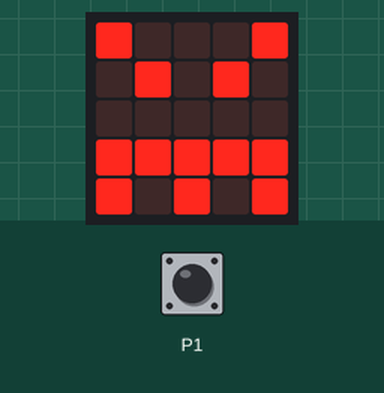
A program run on a simulated BBC micro:bit (MakeCode). On the bench: the board's 5×5 LED display. The inputs (shaded band) are chosen by the test bench; at power-on: P1 LOW.

Above: at 0.7 s.
At 1.8 s:
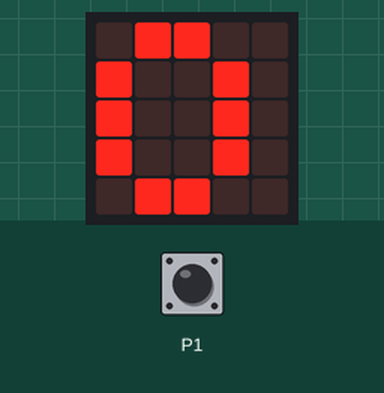
1.9 s: P1 pulled HIGH for 1.65 s
At 2.4 s:
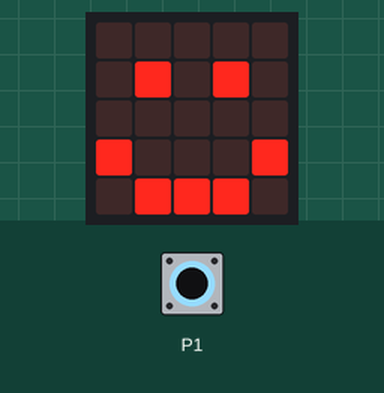
Timing chart, 0 to 4.9 s (numbered marks = the images above; inputs shaded):
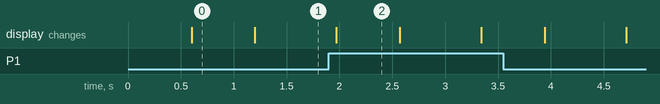

Measured:
- after the input at 1.9 s, the display: changes after 0.07 s (image 2)
- what the display in image 0 shows lasts 0.6 s, from 0.6 s to 1.2 s

The program:

main.ts
```typescript
let fire = 0
basic.showIcon(IconNames.Happy)
basic.forever(function () {
    fire = pins.digitalReadPin(DigitalPin.P1)
    if (fire == 0) {
        basic.showIcon(IconNames.Angry)
    } else {
        basic.showIcon(IconNames.Happy)
    }
    basic.showNumber(fire)
})
```

test.ts
```typescript
// Hier kann man Tests durchführen; diese Datei wird nicht kompiliert, wenn dieses Paket als Erweiterung verwendet wird.
```
